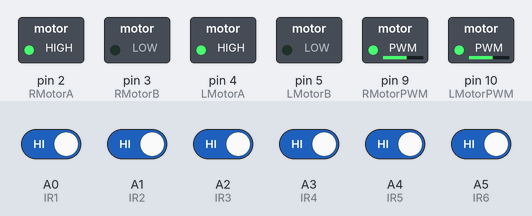
A sketch run on a simulated Arduino Uno, built with avr-gcc and run on an emulated ATmega328P. Shown: switched loads named in the sketch (green lamp = pin HIGH). Inputs (shaded band) come from the test bench; at power-on: A0 (IR1), A1 (IR2), A2 (IR3), A3 (IR4), A4 (IR5), A5 (IR6) HIGH.

Above: at 3.2 s.
3.3 s: A0 (IR1) driven LOW
At 4.1 s:
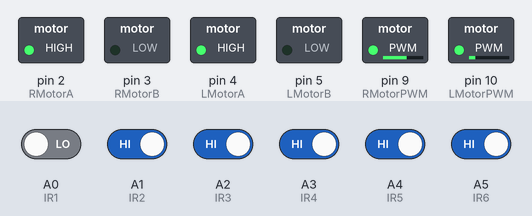
4.8 s: A3 (IR4) driven LOW
At 5.3 s:
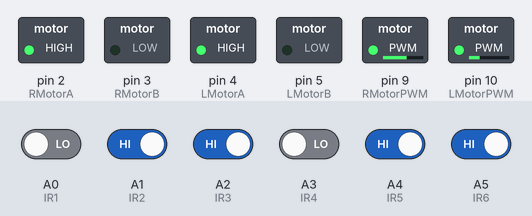
6.3 s: A4 (IR5) driven LOW
At 7.5 s:
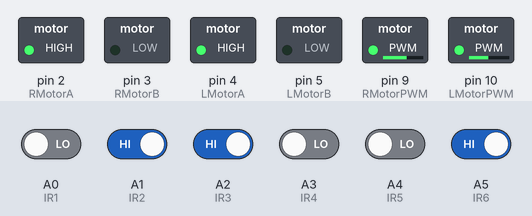
7.8 s: A5 (IR6) driven LOW
At 8.7 s:
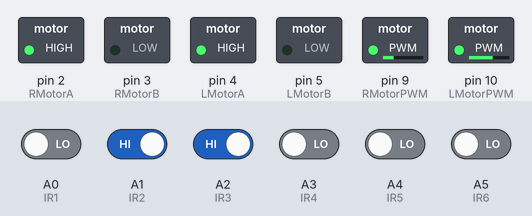
9.3 s: A1 (IR2) driven LOW
At 9.9 s:
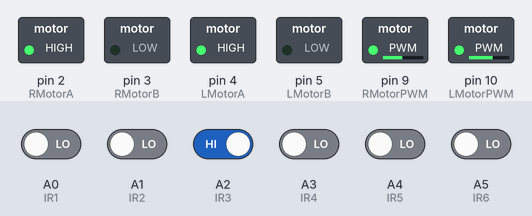
10.8 s: A0 (IR1) driven HIGH
At 12.2 s:
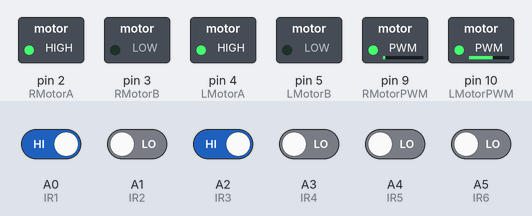
Timing chart, 0 to 13.3 s (numbered marks = the images above; inputs shaded):
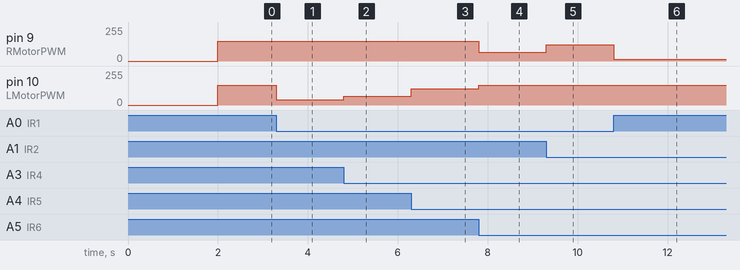

Measured:
- after the input at 3.3 s, pin 10 (LMotorPWM): 150/255 → 40/255 at once
- after the input at 4.8 s, pin 10 (LMotorPWM): 40/255 → 67/255 at once
- after the input at 6.3 s, pin 10 (LMotorPWM): 67/255 → 122/255 at once
- after the input at 7.8 s, pin 9 (RMotorPWM): 150/255 → 67/255 at once; pin 10 (LMotorPWM): 122/255 → 150/255 at once
- after the input at 9.3 s, pin 9 (RMotorPWM): 67/255 → 122/255 at once
- after the input at 10.8 s, pin 9 (RMotorPWM): 122/255 → 12/255 at once

The sketch:

Line_Following_Test_3.ino
```cpp
#define IR1 A0
#define IR2 A1
#define IR3 A2
#define IR4 A3
#define IR5 A4
#define IR6 A5
#define RMotorA 2
#define RMotorB 3
#define RMotorPWM 9
#define LMotorA 4
#define LMotorB 5
#define LMotorPWM 10
#define MAX_SPEED 150

int motorbasespeed = MAX_SPEED; // Set the initial motor speed
int IR_val[6] = {0, 0, 0, 0, 0, 0};
int IR_weights[6] = {-20, -10, -5, 5, 10, 20};
int LMotorspeed = 0;
int RMotorspeed = 0;
float P, I, D;
float error = 0;
float previous_error = 0;
float KP = 5.5;
float KD = 10;
float KI = 0;

void PID_control();
void read_IR();
void set_speed(int leftSpeed, int rightSpeed);
void set_forward();
void stop();

void setup() {
  Serial.begin(9600);
  pinMode(IR1, INPUT);
  pinMode(IR2, INPUT);
  pinMode(IR3, INPUT);
  pinMode(IR4, INPUT);
  pinMode(IR5, INPUT);
  pinMode(IR6, INPUT);

  pinMode(LMotorA, OUTPUT);
  pinMode(LMotorB, OUTPUT);
  pinMode(LMotorPWM, OUTPUT);
  pinMode(RMotorA, OUTPUT);
  pinMode(RMotorB, OUTPUT);
  pinMode(RMotorPWM, OUTPUT);

  set_forward();
  delay(2000);
}

void loop() {
  read_IR();
  if (IR_val[0] == 0 && IR_val[1] == 0 && IR_val[2] == 0 && IR_val[3] == 0 && IR_val[4] == 0 && IR_val[5] == 0) {
    stop();
  } else {
    PID_control();
    set_speed(LMotorspeed, RMotorspeed);
  }
}

void PID_control() {
  error = 0;

  for (int i = 0; i < 6; i++) {
    error += IR_weights[i] * IR_val[i];
  }

  P = error;
  I += error;
  D = error - previous_error;
  previous_error = error;
  LMotorspeed = motorbasespeed - (KP * P + KI * I + KD * D);
  RMotorspeed = motorbasespeed + (KP * P + KI * I + KD * D);

  if (LMotorspeed < 0) {
    LMotorspeed = 0;
  }
  if (RMotorspeed < 0) {
    RMotorspeed = 0;
  }
  if (LMotorspeed > MAX_SPEED) {
    LMotorspeed = MAX_SPEED;
  }
  if (RMotorspeed > MAX_SPEED) {
    RMotorspeed = MAX_SPEED;
  }
}

void read_IR() {
  IR_val[0] = digitalRead(IR1);
  IR_val[1] = digitalRead(IR2);
  IR_val[2] = digitalRead(IR3);
  IR_val[3] = digitalRead(IR4);
  IR_val[4] = digitalRead(IR5);
  IR_val[5] = digitalRead(IR6);
}

void set_speed(int leftSpeed, int rightSpeed) {
  analogWrite(LMotorPWM, leftSpeed);
  analogWrite(RMotorPWM, rightSpeed);
}

void set_forward() {
  digitalWrite(LMotorA, HIGH);
  digitalWrite(LMotorB, LOW);
  digitalWrite(RMotorA, HIGH);
  digitalWrite(RMotorB, LOW);
}

void stop() {
  analogWrite(LMotorPWM, 0);
  analogWrite(RMotorPWM, 0);
}
```
